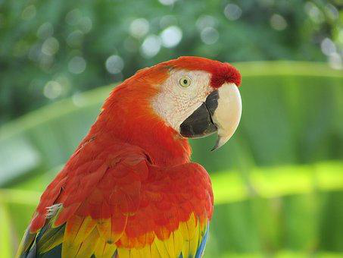
#> input picture images/parrot.png, 343 x 258 px, shrunk from 453 x 340 before the run
$ jupyter execute 'Chương 1.ipynb'
#> lines starting #> are read from the running program, lines starting #| are printed output that depends on the picture; pictures that were not available may be replaced by others from this repository, and a replacement may not be noted
[cell 1]
import cv2
import matplotlib.pyplot as plt
import os

# Bước 1: Đọc ảnh màu từ file
image = cv2.imread('images/parrot.png')
#> image is the input picture: shape (258, 343, 3); mean B, G, R 68.5, 124.4, 125.4

# Bước 2: Chuyển ảnh màu sang ảnh đen trắng (grayscale)
gray_image = cv2.cvtColor(image, cv2.COLOR_BGR2GRAY)
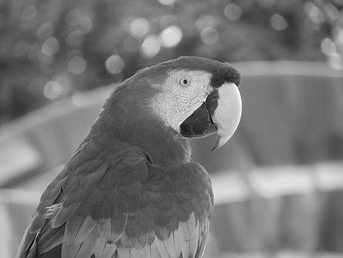
#> gray_image: shape (258, 343); min 2, max 253, mean 118.3

# Bước 3: Lưu ảnh đen trắng vào thư mục chỉ định
output_folder = 'output_images'
output_path = os.path.join(output_folder, 'chuong_1(1).png')
cv2.imwrite(output_path, gray_image)

# Bước 4: Hiển thị ảnh gốc và ảnh đen trắng
image_rgb = cv2.cvtColor(image, cv2.COLOR_BGR2RGB)

# Hiển thị ảnh
plt.figure(figsize=(10, 5))
plt.subplot(1, 2, 1)
plt.imshow(image_rgb)
plt.title('Ảnh Gốc')
plt.axis('off')

plt.subplot(1, 2, 2)
plt.imshow(gray_image, cmap='gray')
plt.title('Ảnh Đen Trắng')
plt.axis('off')

plt.show()
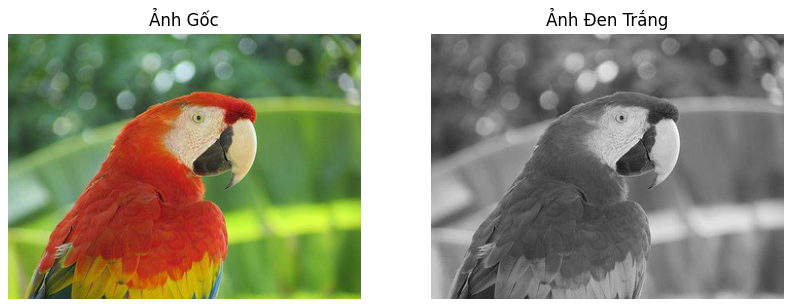
#> figure drawn by matplotlib, 2 panels

[cell 2]
import cv2
import matplotlib.pyplot as plt
import os

# Bước 1: Đọc ảnh màu từ file
image = cv2.imread('images/flowers.png')
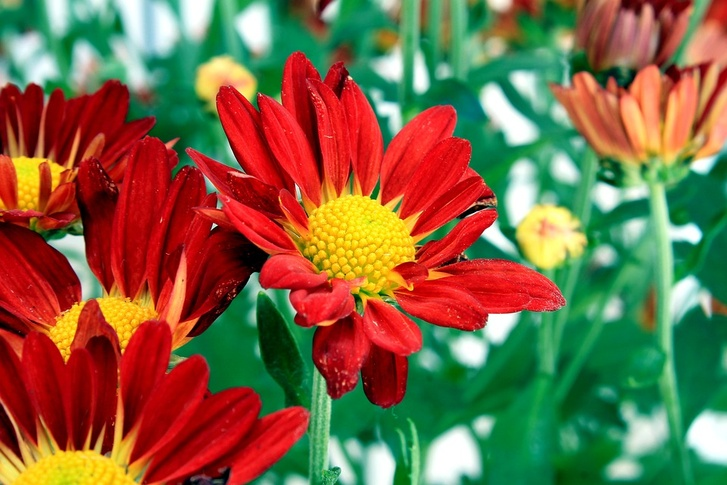
#> input picture images/flowers.jpg, 727 x 485 px, shrunk from 960 x 640 before the run, given in place of flowers.png, which was not available
#> image is the input picture: shape (485, 727, 3); mean B, G, R 67.6, 102, 125.9

# Bước 2: Chuyển ảnh màu sang ảnh đen trắng (grayscale)
gray_image = cv2.cvtColor(image, cv2.COLOR_BGR2GRAY)
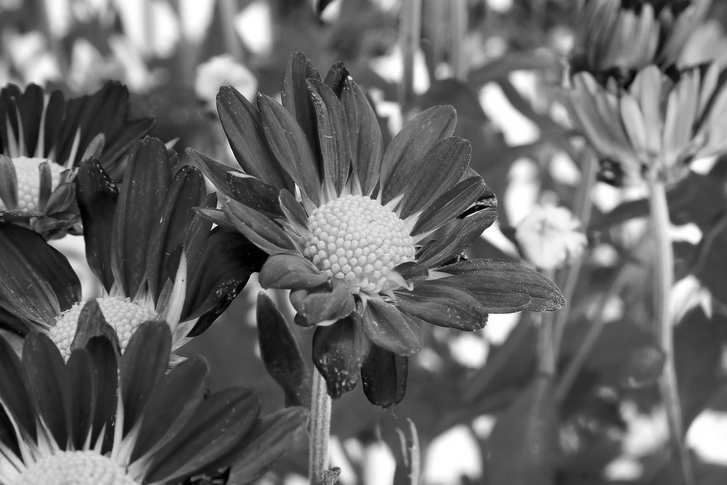
#> gray_image: shape (485, 727); min 0, max 255, mean 105.2

# Bước 3: Lưu ảnh đen trắng vào thư mục chỉ định
output_folder = 'output_images'
output_path = os.path.join(output_folder, 'chuong_1(2).png')
cv2.imwrite(output_path, gray_image)

# Bước 4: Hiển thị ảnh gốc và ảnh đen trắng
image_rgb = cv2.cvtColor(image, cv2.COLOR_BGR2RGB)
#> image_rgb: shape (485, 727, 3)

# Hiển thị ảnh
plt.figure(figsize=(10, 5))
plt.subplot(1, 2, 1)
plt.imshow(image_rgb)
plt.title('Ảnh Gốc')
plt.axis('off')

plt.subplot(1, 2, 2)
plt.imshow(gray_image, cmap='gray')
plt.title('Ảnh Đen Trắng')
plt.axis('off')

plt.show()

[cell 3]
import cv2
import matplotlib.pyplot as plt
import os

# Bước 1: Đọc ảnh màu từ file
image = cv2.imread('images/hill.png')
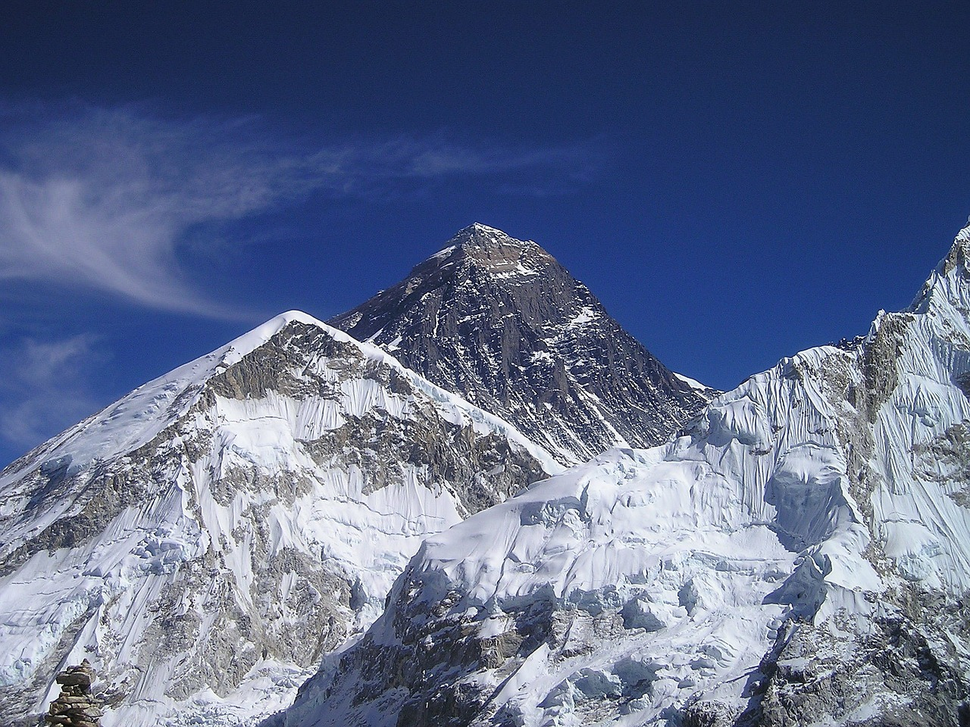
#> input picture images/hill.png, 970 x 727 px, shrunk from 1280 x 960 before the run
#> image is the input picture: shape (727, 970, 3); mean B, G, R 140.2, 108.4, 96.2

# Bước 2: Chuyển ảnh màu sang ảnh đen trắng (grayscale)
gray_image = cv2.cvtColor(image, cv2.COLOR_BGR2GRAY)
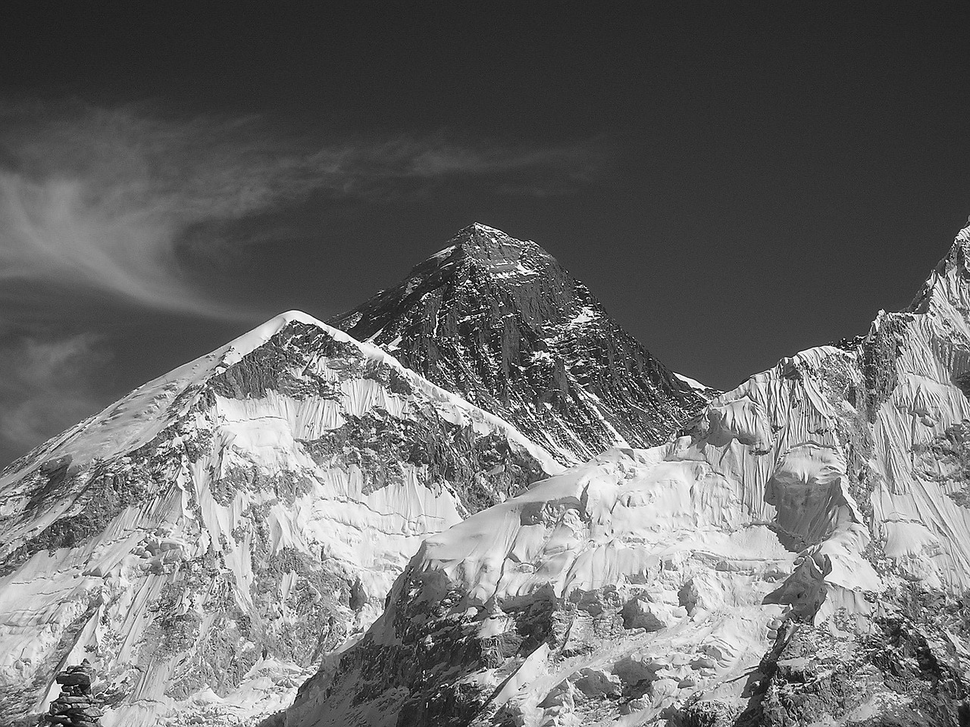
#> gray_image: shape (727, 970); min 0, max 255, mean 108.4

# Bước 3: Lưu ảnh đen trắng vào thư mục chỉ định
output_folder = 'output_images'
output_path = os.path.join(output_folder, 'chuong_1(3).png')
cv2.imwrite(output_path, gray_image)

# Bước 4: Hiển thị ảnh gốc và ảnh đen trắng
image_rgb = cv2.cvtColor(image, cv2.COLOR_BGR2RGB)
#> image_rgb: shape (727, 970, 3)

# Hiển thị ảnh
plt.figure(figsize=(10, 5))
plt.subplot(1, 2, 1)
plt.imshow(image_rgb)
plt.title('Ảnh Gốc')
plt.axis('off')

plt.subplot(1, 2, 2)
plt.imshow(gray_image, cmap='gray')
plt.title('Ảnh Đen Trắng')
plt.axis('off')

plt.show()
